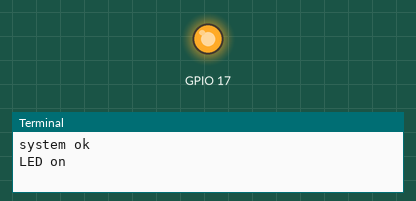
This program was run on a simulated Raspberry Pi (BCM pin numbers). Parts: output pins drawn as LEDs (lit = HIGH), the last lines printed to the terminal.

Above: at 0.2 s.
At 1.9 s:
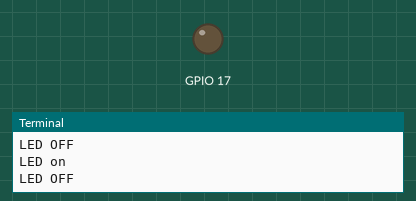
Timing chart, 0 to 3.0 s (numbered marks = the images above):
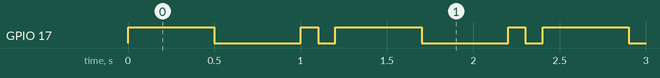

The program:

LED.py
```python
import RPi.GPIO as GPIO
from time import sleep

print("system ok")


GPIO.setmode(GPIO.BCM)
GPIO.setup(17, GPIO.OUT)

try:
    #LED0.5秒間隔で点灯・消灯
    while True:
        GPIO.output(17, GPIO.HIGH)
        print("LED on")
        sleep(0.5)
        GPIO.output(17, GPIO.LOW)
        print("LED OFF")
        sleep(0.5)
        GPIO.output(17, GPIO.HIGH)
        print("LED on")
        sleep(0.1)
        GPIO.output(17, GPIO.LOW)
        print("LED OFF")
        sleep(0.1)
except KeyboardInterrupt:
    pass

GPIO.cleanup()
```

Measured:
- by itself, GPIO 17: repeats every 1.2 s: LOW 0.50 s, HIGH 0.10 s, LOW 0.10 s, HIGH 0.50 s
- by itself, everything shown: repeats every 1.2 s, in 4 steps
